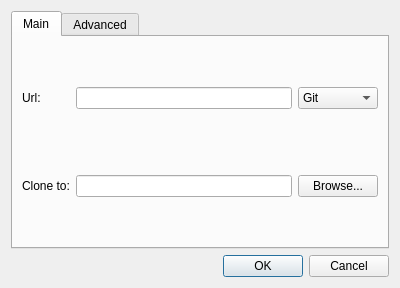
<?xml version="1.0" encoding="UTF-8"?>
<ui version="4.0">
 <class>CloneDialog</class>
 <widget class="QDialog" name="CloneDialog">
  <property name="geometry">
   <rect>
    <x>0</x>
    <y>0</y>
    <width>400</width>
    <height>288</height>
   </rect>
  </property>
  <property name="windowTitle">
   <string>Clone dialog</string>
  </property>
  <layout class="QGridLayout" name="gridLayout">
   <item row="0" column="0">
    <widget class="QTabWidget" name="tabWidget">
     <property name="enabled">
      <bool>true</bool>
     </property>
     <property name="tabShape">
      <enum>QTabWidget::Rounded</enum>
     </property>
     <property name="currentIndex">
      <number>0</number>
     </property>
     <widget class="QWidget" name="mainTab">
      <attribute name="title">
       <string>Main</string>
      </attribute>
      <layout class="QGridLayout" name="gridLayout_3">
       <property name="topMargin">
        <number>50</number>
       </property>
       <property name="bottomMargin">
        <number>50</number>
       </property>
       <property name="verticalSpacing">
        <number>0</number>
       </property>
       <item row="0" column="0">
        <widget class="QLabel" name="urlLabel">
         <property name="text">
          <string>Url:</string>
         </property>
        </widget>
       </item>
       <item row="0" column="1">
        <widget class="QLineEdit" name="urlLineEdit"/>
       </item>
       <item row="0" column="2">
        <widget class="QComboBox" name="comboBox">
         <item>
          <property name="text">
           <string>Git</string>
          </property>
          <property name="icon">
           <iconset resource="../resources/resources.qrc">
            <normaloff>:/splash/Icons/gitIcon.png</normaloff>:/splash/Icons/gitIcon.png</iconset>
          </property>
         </item>
         <item>
          <property name="text">
           <string>SVN</string>
          </property>
          <property name="icon">
           <iconset resource="../resources/resources.qrc">
            <normaloff>:/splash/Icons/svnIcon.png</normaloff>:/splash/Icons/svnIcon.png</iconset>
          </property>
         </item>
         <item>
          <property name="text">
           <string>Mercurial</string>
          </property>
          <property name="icon">
           <iconset resource="../resources/resources.qrc">
            <normaloff>:/splash/Icons/mercurialIcon.png</normaloff>:/splash/Icons/mercurialIcon.png</iconset>
          </property>
         </item>
        </widget>
       </item>
       <item row="1" column="1">
        <spacer name="verticalSpacer">
         <property name="orientation">
          <enum>Qt::Vertical</enum>
         </property>
         <property name="sizeHint" stdset="0">
          <size>
           <width>20</width>
           <height>69</height>
          </size>
         </property>
        </spacer>
       </item>
       <item row="2" column="0">
        <widget class="QLabel" name="cloneLabel">
         <property name="text">
          <string>Clone to:</string>
         </property>
        </widget>
       </item>
       <item row="2" column="1">
        <widget class="QLineEdit" name="cloneLineEdit"/>
       </item>
       <item row="2" column="2">
        <widget class="QPushButton" name="browseButton">
         <property name="text">
          <string>Browse...</string>
         </property>
        </widget>
       </item>
      </layout>
     </widget>
     <widget class="QWidget" name="advancedTab">
      <attribute name="title">
       <string>Advanced</string>
      </attribute>
      <layout class="QGridLayout" name="gridLayout_4">
       <item row="0" column="0">
        <widget class="QCheckBox" name="checkBox">
         <property name="text">
          <string>Option 1</string>
         </property>
        </widget>
       </item>
       <item row="1" column="0">
        <widget class="QCheckBox" name="checkBox_2">
         <property name="text">
          <string>Option 2</string>
         </property>
        </widget>
       </item>
       <item row="2" column="0">
        <widget class="QCheckBox" name="checkBox_3">
         <property name="text">
          <string>Option 3</string>
         </property>
        </widget>
       </item>
      </layout>
     </widget>
    </widget>
   </item>
   <item row="1" column="0">
    <widget class="QDialogButtonBox" name="buttonBox">
     <property name="orientation">
      <enum>Qt::Horizontal</enum>
     </property>
     <property name="standardButtons">
      <set>QDialogButtonBox::Cancel|QDialogButtonBox::Ok</set>
     </property>
    </widget>
   </item>
  </layout>
 </widget>
 <resources>
  <include location="../resources/resources.qrc"/>
 </resources>
 <connections>
  <connection>
   <sender>buttonBox</sender>
   <signal>accepted()</signal>
   <receiver>CloneDialog</receiver>
   <slot>accept()</slot>
   <hints>
    <hint type="sourcelabel">
     <x>248</x>
     <y>254</y>
    </hint>
    <hint type="destinationlabel">
     <x>157</x>
     <y>274</y>
    </hint>
   </hints>
  </connection>
  <connection>
   <sender>buttonBox</sender>
   <signal>rejected()</signal>
   <receiver>CloneDialog</receiver>
   <slot>reject()</slot>
   <hints>
    <hint type="sourcelabel">
     <x>316</x>
     <y>260</y>
    </hint>
    <hint type="destinationlabel">
     <x>286</x>
     <y>274</y>
    </hint>
   </hints>
  </connection>
 </connections>
</ui>
